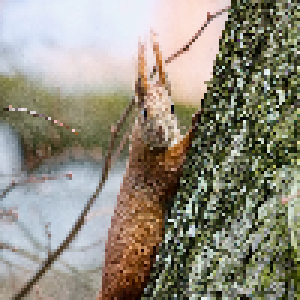
#> input picture hw6/image2.png, 100 x 100 px (shown 3 times larger); its folder holds 2 pictures in this run
$ python KernelK_means.py
#> lines starting #> are read from the running program, lines starting #| are printed output that depends on the picture
import numpy as np
from scipy.spatial.distance import cdist
import matplotlib.pyplot as plt
import matplotlib.image as mpimg
from PIL import Image
import os.path
import random

def setdata(filename):
#> called with filename = 'image2.png'
    image = Image.open(filename) # .format(png) .size(100*100) .mode(RGB)
#> image is the input picture: PIL image 100x100 RGB; mean R, G, B 144.8, 140.4, 125.9
    data = np.array(image) # rows/columns/RGB .size(30000) .shape(100 100 3)
    dataC = data.reshape((data.shape[0]*data.shape[1],data.shape[2])) # color data
    dataS = np.array([(i,j) for i in range(data.shape[0]) for j in range(data.shape[1])]) # spatial data
    image_size = image.size
#> image_size = (100, 100)
    return dataC, dataS, image_size

def KernelSpace(dataC,dataS,Gs,Gc):
    Gram = np.exp(-Gs*cdist(dataS,dataS,'sqeuclidean'))*np.exp(-Gc*cdist(dataC,dataC,'sqeuclidean'))
    return Gram

def firstMean(Gram,k,mode):
    mean = np.zeros((k,Gram.shape[0]))
    center = random.sample(range(0,10000),k)
    center = np.array(center)
    if mode == 0:  # random pick
        mean = Gram[center,:]
    elif mode == 1: # kmeans++
        mean[0] = Gram[center[0],:]
        for t in range(1,k):
            D = np.zeros((Gram.shape[0],t))
            for i in range(Gram.shape[0]):
                for j in range(t):
                    D[i][j] = np.linalg.norm(Gram[i]-mean[j])
            D_list = np.min(D,axis=1)
            randomNum = np.random.rand()
            R = np.sum(D_list)*randomNum
            for i in range(Gram.shape[0]):
                R -= D_list[i]
                if R<=0:
                    mean[t] = Gram[i]
                    break
    return mean

def Kmeans(Gram,k,mode):
    data_cluster_record = np.zeros((10000,Gram.shape[0]))
    data_cluster = np.zeros(Gram.shape[0])
    # initial center pick
    mean = firstMean(Gram,k,mode)
    old_mean = np.zeros(mean.shape)
    cnt = 0
    while np.linalg.norm(mean-old_mean) > 1e-9:
        print('iter: ',cnt)
        # E-step: keep μk fixed, minimize J with respect to rnk
        for i in range(Gram.shape[0]):
            J = []
            for j in range(k):
                J.append(np.linalg.norm(Gram[i]-mean[j]))
            data_cluster[i] = np.argmin(J)
        data_cluster_record[cnt] = data_cluster

        # M-step: keep rnk fixed, minimize J with respect to μk
        old_mean = mean
        shape = mean.shape
        mean=np.zeros(shape)
        for i in range(k):
            sumGram=np.zeros(Gram.shape[0])
            r_nk=np.argwhere(data_cluster==i)
            for j in r_nk:
                sumGram = sumGram + Gram[j]
            if len(r_nk)>0:
                divisor = len(r_nk)
            else :
                divisor = 1
            mean[i] = sumGram/divisor
        cnt += 1
    return data_cluster_record, cnt

def visualization(record,iteration,k,image_size,output_dir):
    if not os.path.exists(output_dir):
        try:
            os.mkdir(output_dir)
        except:
            raise OSError("Can't create destination directory (%s)!" % (output_dir))

    gifs = []
    color = [(200,0,0,100),(0,200,0,100),(0,0,200,100),(200,200,200,100)]
    for i in range(iteration):
        pic = Image.new('RGB', image_size, (0, 0, 0))
        for j in range(record.shape[1]): # 10000 pixel
            rgba = color[int(record[i][j])]
            pic.putpixel((int(j%100),int(j/100)), rgba) # pic.putpixel((x,y), rgba)
        pic.save(os.path.join(output_dir,'k{}_{}.png'.format(k,i)))
        gifs.append(Image.open(os.path.join(output_dir,'k{}_{}.png'.format(k,i))))
    # Save into a GIF file that loops forever
    gifs[0].save(output_dir+'.gif', format='GIF',
               append_images=gifs[1:],
               save_all=True,
               duration=300, loop=0)


if __name__ == '__main__':
    testImage = 2 # image 1 or image 2
    k = 4 # number of clusters
    mode = 1 # 0:kmeans, 1:kmean++
    output_dir = "output_KernelKmeans_Kmeans{}_Img{}_k{}".format(mode,testImage,k)
    Gs,Gc = 0.001,0.001   # gamma of s and c for new kernel
    dataC, dataS, image_size = setdata('image{}.png'.format(testImage)) # .shape (10000 3), (10000 2)
#> dataS = 10000 pairs, first value 0 to 99, second value 0 to 99; image_size = (100, 100)

    GramMatrix = KernelSpace(dataC,dataS,Gs,Gc) #.shape (10000 10000)

    record, iteration = Kmeans(GramMatrix,k,mode)
#> the loop in Kmeans, `while np.linalg.norm(mean-old_mean) > 1e-9:` made 13 passes
#| iter:  0
#| iter:  1
#| iter:  2
#| iter:  3
#| iter:  4
#| iter:  5
#| iter:  6
#| iter:  7
#> (further printed lines are left out)
#> after the loop in Kmeans, `while np.linalg.norm(mean-old_mean) > 1e-9:`: cnt = 13; data_cluster = 10000 values, max 3 at index 77, min 0 at index 4500, mean 1.37
#> iteration = 13
    # print(record.shape)
    visualization(record,iteration,k,image_size,output_dir)
#> in visualization, `pic = Image.new('RGB', image_size, (0, 0, 0))`: pic: PIL image 100x100 RGB; every value is 0
#> after the loop in visualization, `for j in range(record.shape[1]):`:
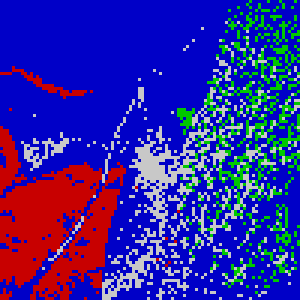
#> pic: PIL image 100x100 RGB (shown 3 times larger); mean R, G, B 50.2, 38.2, 157.5
